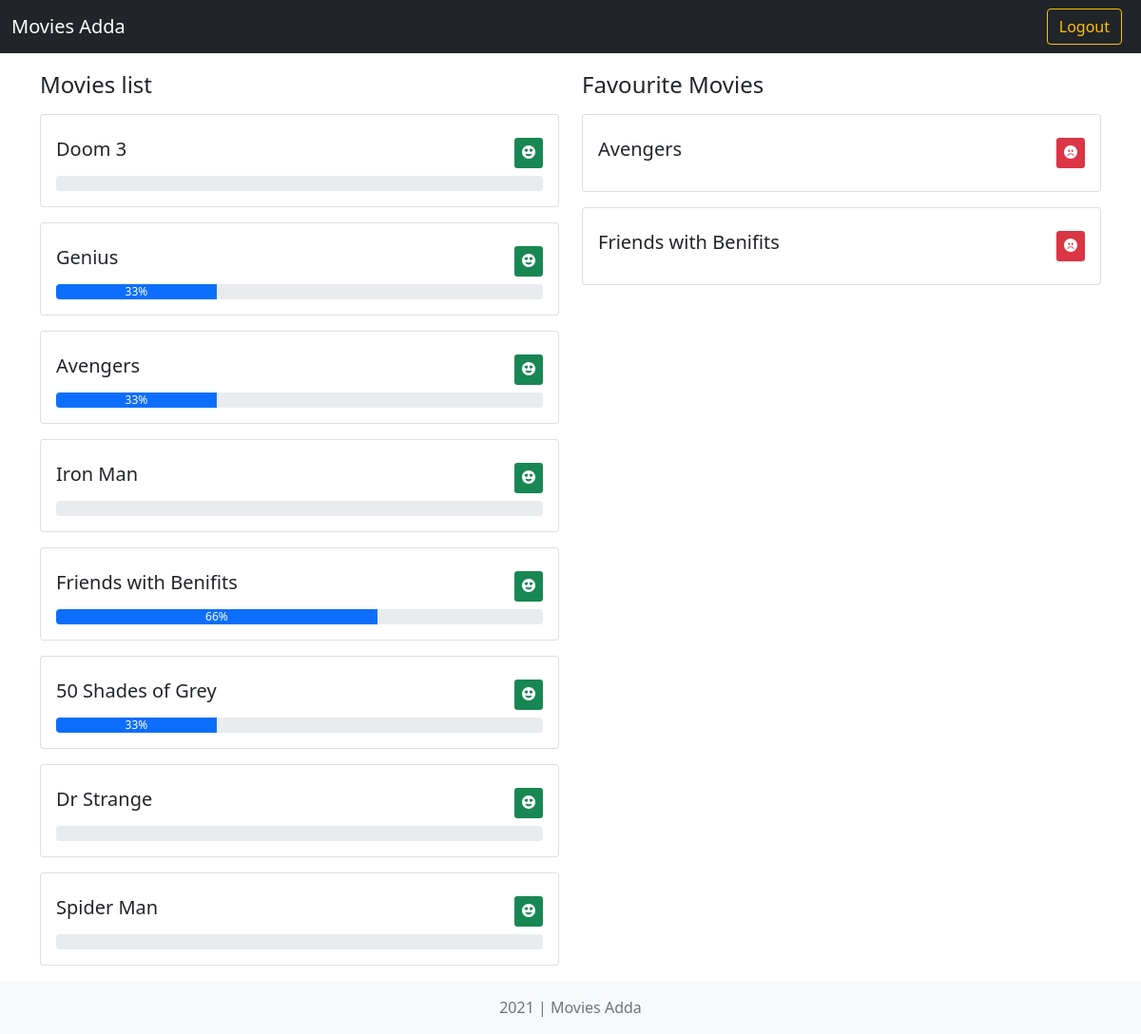
Before: /dashboard/ (signed in) with the older database file.
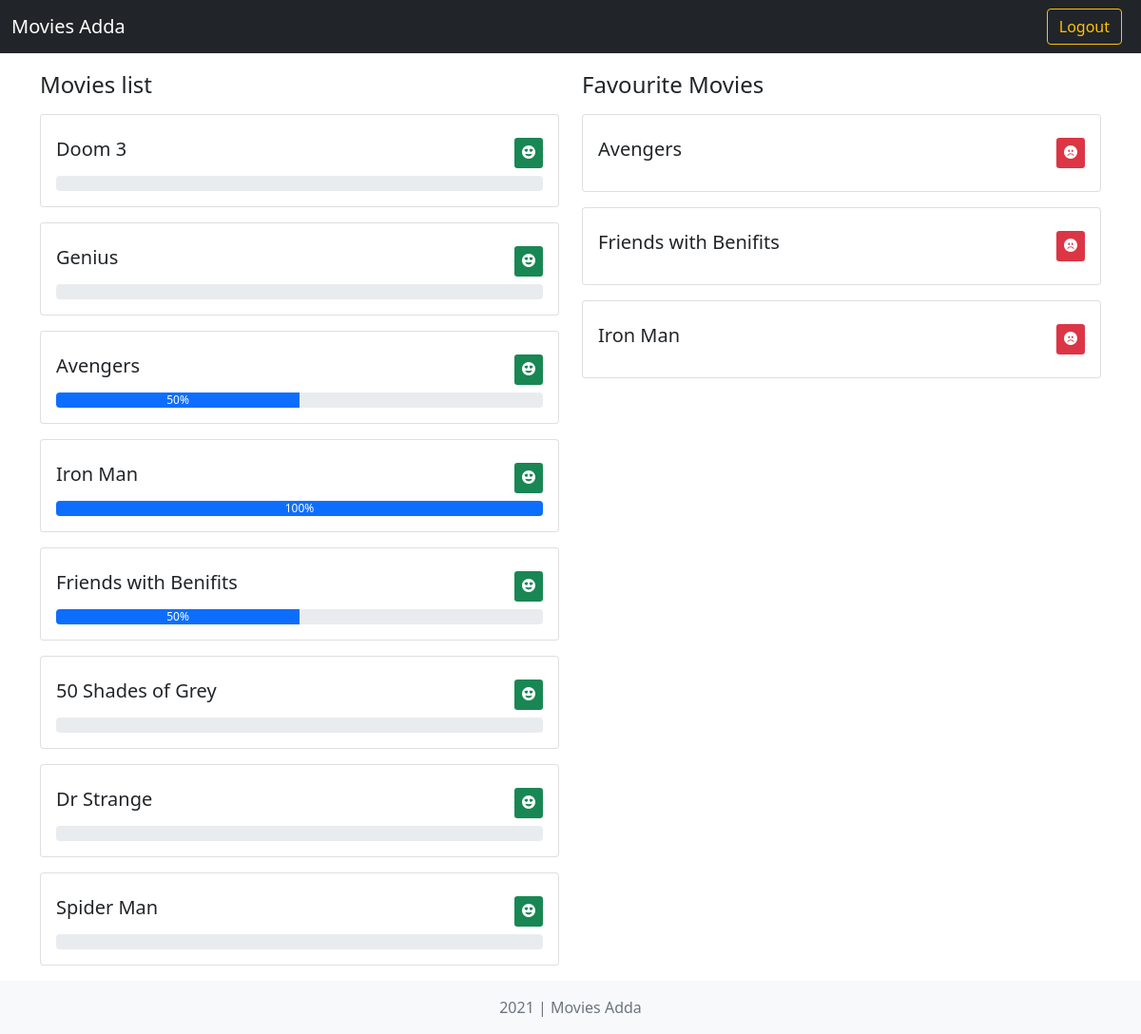
After: the same page with the newer database file.
### Home/models.py (models this page shows)
class Movies(models.Model):
    name = models.CharField(default='Unknown', max_length=50)
    rate = models.IntegerField(default=50, validators=[MinValueValidator(0), MaxValueValidator(100)])
    def __str__(self):
        return self.name

### Dashboard/models.py (models this page shows, shortened)
class FavMovies(models.Model):
    name = models.ForeignKey(Movies, on_delete=models.CASCADE)
    user = models.ForeignKey(User, on_delete=models.CASCADE)

### Dashboard/views.py (the view)
# urls.py: path('', views.dash, name='Dashboard'),
def dash(request):
    if request.user.is_authenticated:
        context = {}
        context['Movies'] = reversed(Movies.objects.all())
        context['FavMovies'] = FavMovies.objects.filter(user=request.user)
        return render(request, 'dashboard.html', context)
    return redirect('/')

### templates/dashboard.html (shortened to what this page needs)
<!doctype html>
<html lang="en">
<head>
    <link href="https://cdn.jsdelivr.net/npm/bootstrap@5.1.3/dist/css/bootstrap.min.css" rel="stylesheet"
>
    <link rel="stylesheet" href="https://cdn.jsdelivr.net/npm/bootstrap-icons@1.7.2/font/bootstrap-icons.css">
</head>
<body>
    <header class="mb-5">
        <nav class="navbar navbar-expand-md navbar-dark fixed-top bg-dark">
            <div class="container-fluid">
                <a class="navbar-brand" href="/">Movies Adda</a>
                <form class="d-flex" action='/login/'>
                    <button class="btn btn-outline-warning mx-2" type="submit">Logout</button>
                </form>
            </div>
        </nav>
    </header>
    <main class="container mt-5">
        <div class="row">
            <div class="col-md-6">
                <h4 style="margin-top: 5%;">Movies list</h4>
                {% if Movies %}
                {% for movie in Movies %}
                <div class="card my-3">
                    <div class="card-body">
                        <div class="d-flex justify-content-between my-2">
                            <h5 class="card-title">{{movie.name}}</h5> <a href="/dashboard/add/{{movie.id}}"
                                class="btn-success btn-sm"><i class="bi bi-emoji-heart-eyes-fill"></i></a>
                        </div>
                        <div class="progress">
                            <div class="progress-bar" role="progressbar" style="width: {{movie.rate}}%;"
                                aria-valuenow="{{movie.rate}}" aria-valuemin="0" aria-valuemax="100">{{movie.rate}}%
                            </div>
                        </div>
                    </div>
                </div>
                {% endfor %}
                {% endif %}
            </div>
            <div class="col-md-6">
                <h4 style="margin-top: 5%;">Favourite Movies</h4>
                {% if FavMovies %}
                {% for movie in FavMovies %}
                <div class="card my-3">
                    <div class="card-body">
                        <div class="d-flex justify-content-between my-2">
                            <h5 class="card-title">{{movie.name}}</h5> <a href="/dashboard/rm/{{movie.id}}"
                                class="btn-danger btn-sm"><i class="bi bi-emoji-frown-fill"></i></a>
                        </div>
                    </div>
                </div>
                {% endfor %}
                {% endif %}
            </div>
        </div>
    </main>
    <footer class="footer text-center mt-auto py-3 bg-light">
        <div class="container">
            <span class="text-muted">2021 | Movies Adda</span>
        </div>
    </footer>
</body>
</html>

Changed rows visible on the page:
changed Movies "Genius": rate "33" → (not shown)
changed Movies "Avengers": rate "33" → "50"
changed Movies "Iron Man": rate (not shown) → "100"
changed Movies "Friends with Benifits": rate "66" → "50"
changed Movies "50 Shades of Grey": rate "33" → (not shown)
added FavMovies: name "Iron Man"
